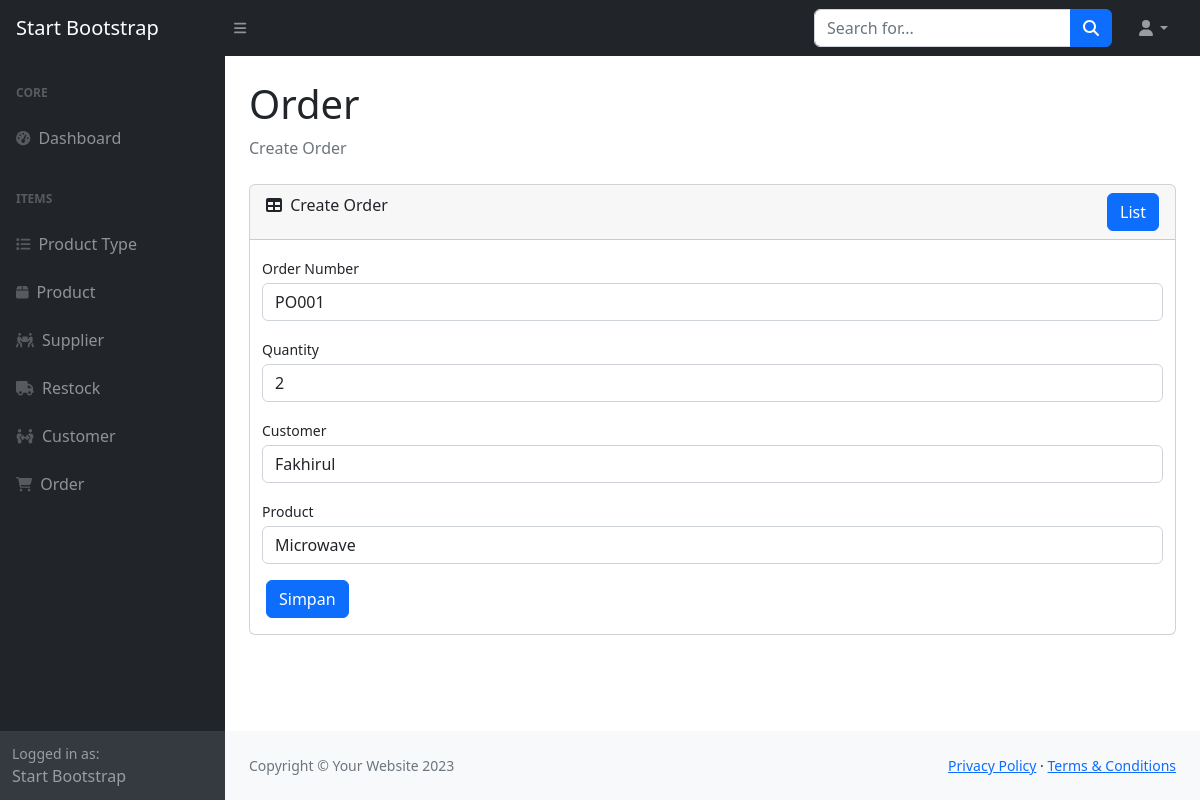
Screenshot of /page/order/edit.php?id=1 with the database file from the repository.
### tables this page shows
CREATE TABLE `orders` (
  `id` int(11) NOT NULL,
  `order_number` varchar(45) DEFAULT NULL,
  `date` datetime DEFAULT NULL,
  `qty` int(11) DEFAULT NULL,
  `total_price` int(11) DEFAULT NULL,
  `customer_id` int(11) NOT NULL,
  `product_id` int(11) NOT NULL
);

CREATE TABLE `customer` (
  `id` int(11) NOT NULL,
  `name` varchar(45) DEFAULT NULL,
  `gender` enum('L','P') DEFAULT NULL,
  `phone` varchar(45) DEFAULT NULL,
  `email` varchar(45) DEFAULT NULL,
  `address` longtext DEFAULT NULL,
  `card_id` int(11) NOT NULL
);

CREATE TABLE `product` (
  `id` int(11) NOT NULL,
  `sku` varchar(45) DEFAULT NULL,
  `name` varchar(45) DEFAULT NULL,
  `purchase_price` int(11) DEFAULT NULL,
  `sell_price` int(11) DEFAULT NULL,
  `stock` int(11) DEFAULT 0,
  `min_stock` int(11) DEFAULT 0,
  `product_type_id` int(11) NOT NULL,
  `restock_id` int(11) NOT NULL
);

### classes/Database.php (called while the page is built, shortened)
<?php
class Database
{
    private $host = '127.0.0.1';
    private $user = 'riaf22062si';
    private $pass  = '16800110122062';
    private $db_name = 'db_riaf22062si';
    public $conn;
    public $stmt;
    public function __construct()
    {
        $dsn = 'mysql:host=' . $this->host . ';dbname=' . $this->db_name;
        $option = [
            PDO::ATTR_PERSISTENT => true,
            PDO::ATTR_ERRMODE => PDO::ERRMODE_EXCEPTION
        ];
        try {
            $this->conn = new PDO($dsn, $this->user, $this->pass, $option);
        } catch (PDOException $e) {
            die($e->getMessage());
        }
    }
    public function query($query)
    {
        $this->stmt = $this->conn->prepare($query);
    }
    public function bind($param, $value, $type = null)
    {
        if (is_null($type)) {
            switch ($value) {
                default:
                    $type = PDO::PARAM_STR;
                    break;
            }
        }
        $this->stmt->bindValue($param, $value, $type);
    }
    public function execute()
    {
        return $this->stmt->execute();
    }
    public function fetchAll()
    {
        $this->execute();
        return $this->stmt->fetchAll(PDO::FETCH_OBJ);
    }
    public function fetch()
    {
        $this->execute();
        return $this->stmt->fetch(PDO::FETCH_OBJ);
    }
}

### classes/Order.php (called while the page is built, shortened)
<?php
require_once 'Database.php';
class Order extends Model
{
    public static function find($id)
    {
        $db = new Database();
        $db->query('SELECT * FROM orders WHERE id = :id');
        $db->bind(':id', $id);
        return $db->fetch();
    }
}

### classes/Customer.php (called while the page is built, shortened)
<?php
require_once 'Database.php';
class Customer extends Model
{
    public static function all()
    {
        $db = new Database;
        $db->query('SELECT customer.*, card.name as card_name FROM customer INNER JOIN card ON customer.card_id = card.id');
        return $db->fetchAll();
    }
}

### classes/Product.php (called while the page is built, shortened)
<?php
require_once 'Database.php';
class Product extends Model
{
    public static function all()
    {
        $db = new Database;
        $db->query('SELECT product.*, product_type.name AS product_type_name, restock.restock_number AS restock_number FROM product INNER JOIN product_type ON product.product_type_id = product_type.id INNER JOIN restock ON product.restock_id = restock.id');
        $db->execute();
        return $db->fetchAll();
    }
}

### page/order/edit.php (the view, shortened to what this page needs)
<?php
require_once '../../classes/Order.php';
require_once '../../classes/Product.php';
require_once '../../classes/Customer.php';
$order = new Order;
$product = new Product;
$customer = new Customer;
$id = $_GET['id'];
$products = $product->all();
$customers = $customer->all();
$data = $order->find($id);
?>
<!DOCTYPE html>
<html lang="en">
<head>
    <link href="https://cdn.jsdelivr.net/npm/simple-datatables@7.1.2/dist/style.min.css" rel="stylesheet" />
    <link href="../../assets/css/styles.css" rel="stylesheet" />
    <link href="../../assets/css/sweetalert.css" rel="stylesheet" />
</head>
<body class="sb-nav-fixed">
    <?php require_once '../../templates/header.php'; ?>
    <div id="layoutSidenav">
        <?php require_once '../../templates/navbar.php'; ?>
        <div id="layoutSidenav_content">
            <main>
                <div class="container-fluid px-4">
                    <h1 class="mt-4">Order</h1>
                    <ol class="breadcrumb mb-4">
                        <li class="breadcrumb-item active">Create Order</li>
                    </ol>
                    <div class="card mb-4">
                        <div class="card-header">
                            <div class="d-flex justify-content-between">
                                <div class="title">
                                    <i class="fas fa-table me-1"></i>
                                    Create Order
                                </div>
                                <div class="data-add">
                                    <a href="list.php" class="btn btn-primary">List</a>
                                </div>
                            </div>
                        </div>
                        <div class="card-body">
                            <form id="form" method="POST" action="function.php">
                                <div class="row">
                                    <div class="col-md-12 gx-3 mb-3">
                                        <label class="small mb-1" for="order_number">Order Number</label>
                                        <input class="form-control" id="order_number" name="order_number" type="text" placeholder="Order Number" value="<?= $data->order_number ?>" />
                                    </div>
                                    <div class="col-md-12 gx-3 mb-3">
                                        <label class="small mb-1" for="qty">Quantity</label>
                                        <input class="form-control" id="qty" name="qty" type="number" placeholder="Quantity" value="<?= $data->qty ?>" />
                                    </div>
                                    <div class="col-md-12 gx-3 mb-3">
                                        <label class="small mb-1" for="customer_id">Customer</label>
                                        <select class="form-control" id="customer_id" name="customer_id">
                                            <?php foreach ($customers as $customer) : ?>
                                                <option value="<?= $customer->id ?>" <?= $customer->id == $data->customer_id ? 'selected' : '' ?>><?= $customer->name ?></option>
                                            <?php endforeach; ?>
                                        </select>
                                    </div>
                                    <div class="col-md-12 gx-3 mb-3">
                                        <label class="small mb-1" for="product_id">Product</label>
                                        <select class="form-control" id="product_id" name="product_id">
                                            <?php foreach ($products as $product) : ?>
                                                <option value="<?= $product->id ?>" <?= $product->id == $data->product_id ? 'selected' : '' ?>><?= $product->name ?></option>
                                            <?php endforeach; ?>
                                        </select>
                                    </div>
                                </div>
                                <button class="btn btn-primary" type="submit" id="tombol_submit">Simpan</button>
                            </form>
                        </div>
                    </div>
                </div>
            </main>
            <?php require_once '../../templates/footer.php'; ?>
        </div>
    </div>
</body>
</html>

### rows the page displays
orders: order_number "PO001", qty "2", customer_id "Fakhirul", product_id "Microwave"
